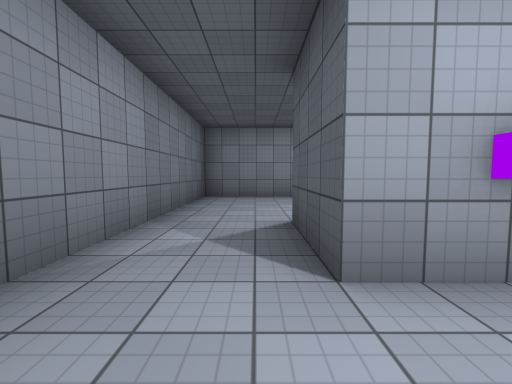
[1] (above)

24 first-person views from a walk through a scene from a Unity 3-D project. The camera is 1.3 m above the floor, tilts 4° down and sees 90° across. The floor is counted in squares, 2 m on a side. Each view is taken from the middle of a square. On the plan, view 1 faces up. The plan holds only what a view shows up to about 9 squares ahead; the rest is blank. The place goes on beyond the plan. The player is left out. Door leaves are left out, so doorways stand open. Surface patterns are stand-ins for the level's own textures.

[2]
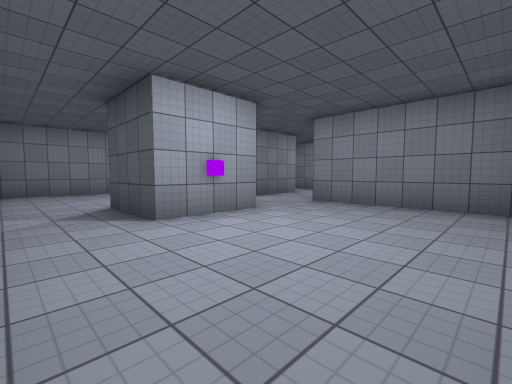

[3]
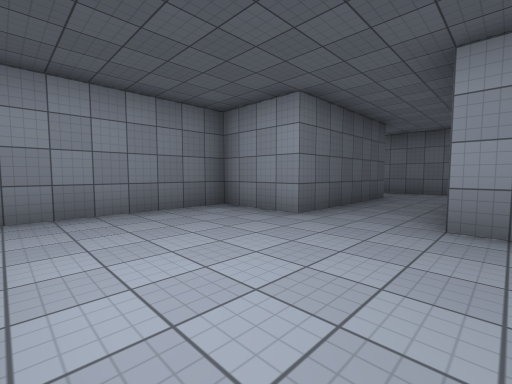

[4]
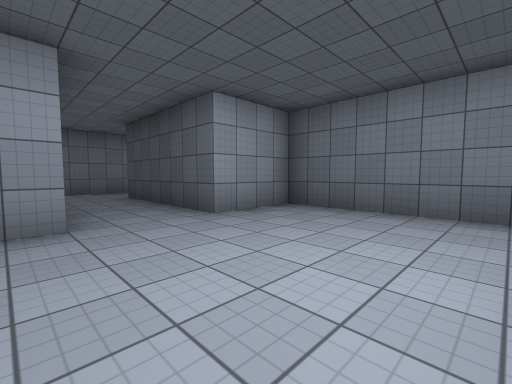

[5]
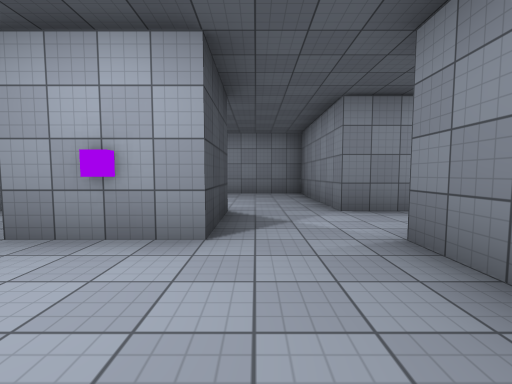

[6]
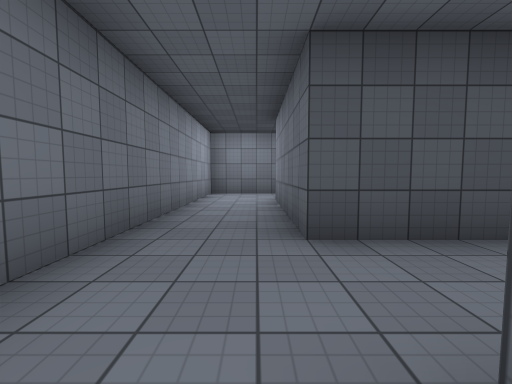

[7]
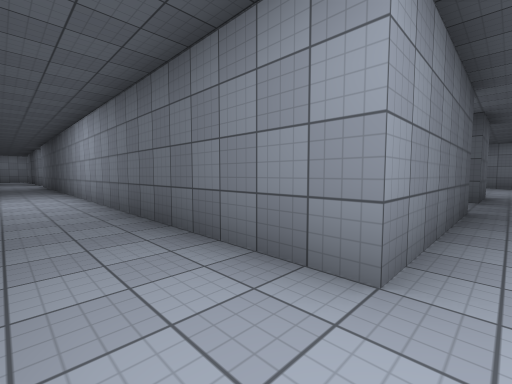

[8]
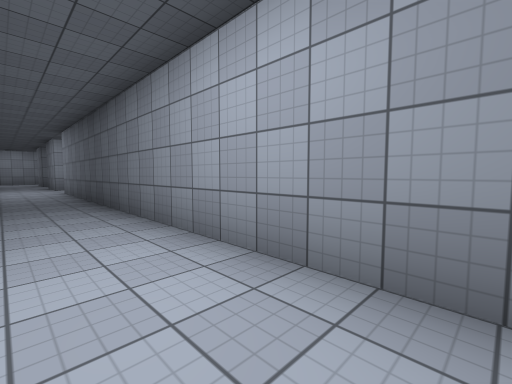

[9]
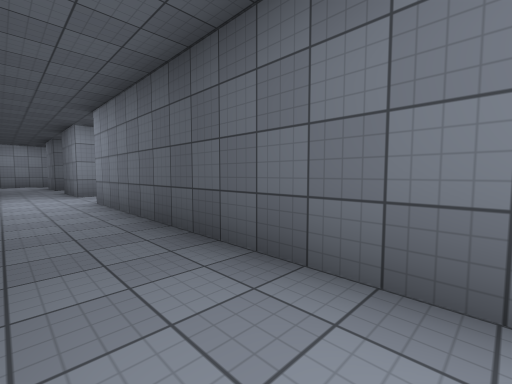

[10]
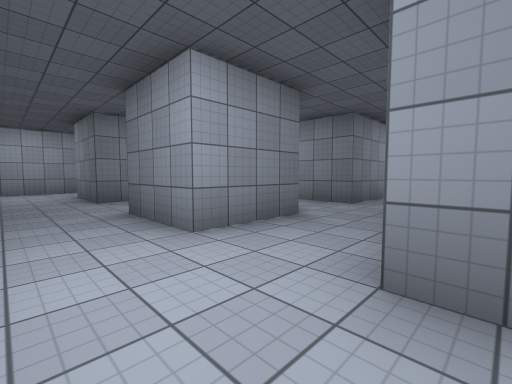

[11]
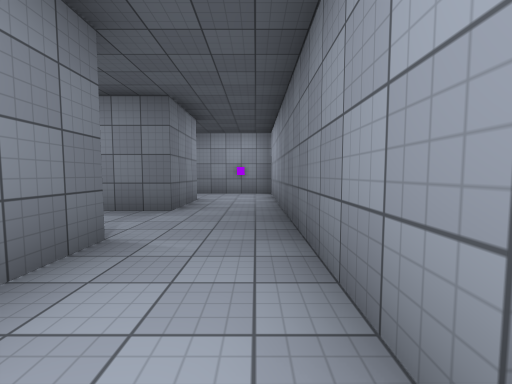

[12]
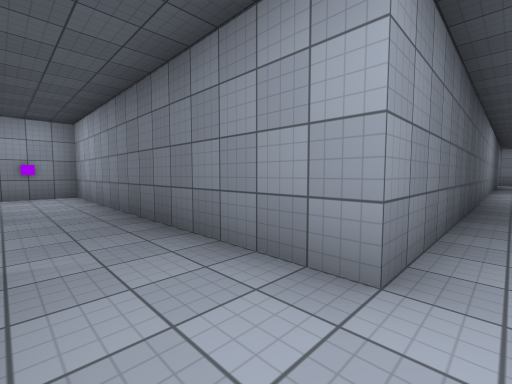

[13]
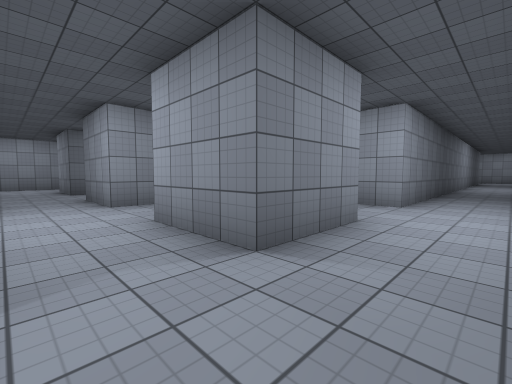

[14]
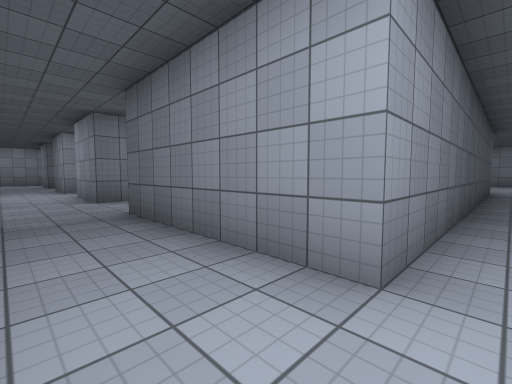

[15]
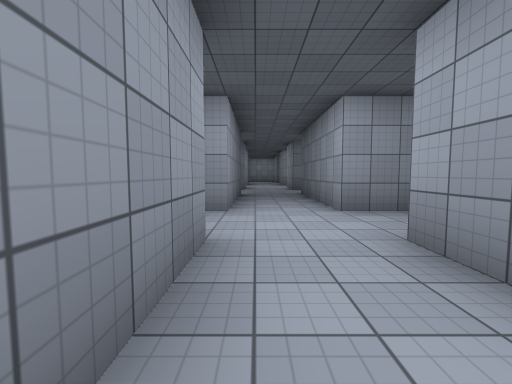

[16]
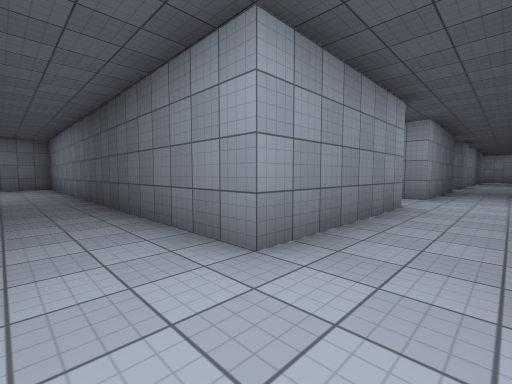

[17]
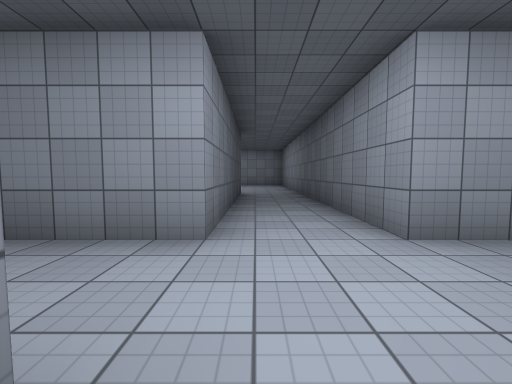

[18]
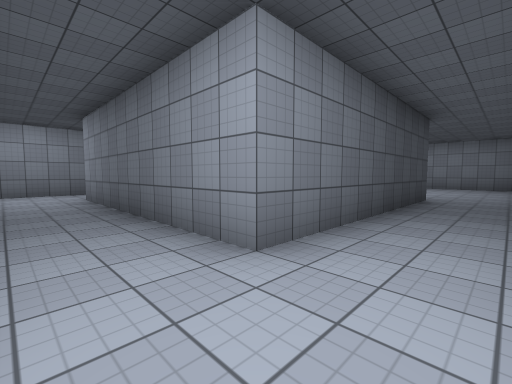

[19]
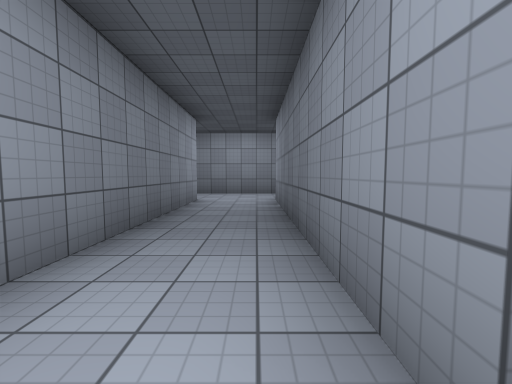

[20]
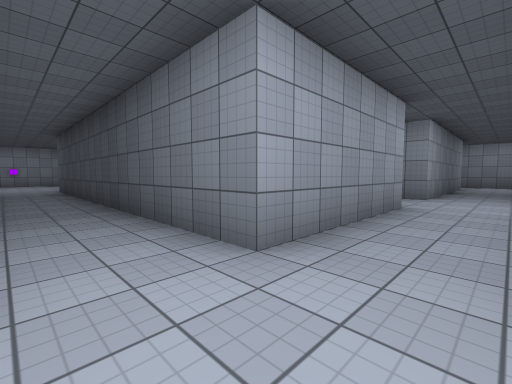

[21]
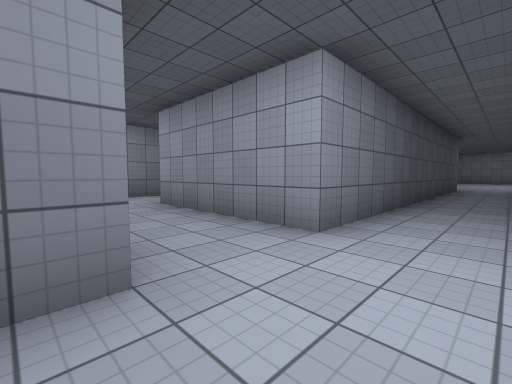

[22]
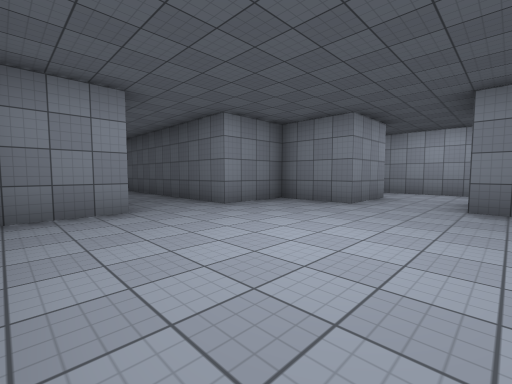

[23]
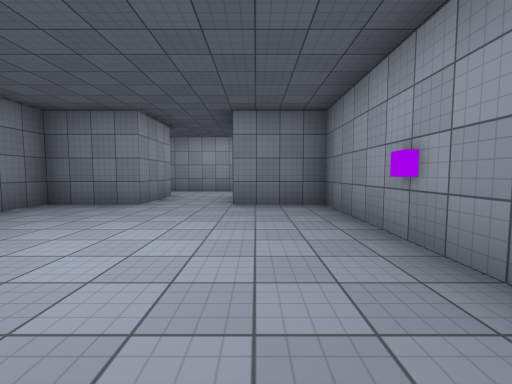

[24]
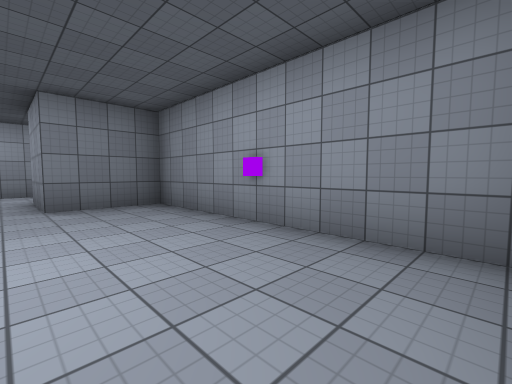

### Floor plan
Points are (right, up) in squares from view 1. A wall is a line through its corners. A room is listed if a view was taken in it or the views show most of it. See-through windows are left out.
Room 1 (views 1, 2, 3, 4, 5, 7, 8, 9, 10, 11, 12)
walls: (-1.5, 2.5) (-1.5, -2.5) (0.5, -2.5) (0.5, -6.5) (-3.5, -6.5) (-3.5, 9.5) (-1.5, 9.5); (2.5, 2.5) (2.5, 1.5) (0.5, 1.5) (0.5, 2.5); (-5.5, 1.5) (-7.5, 1.5); (-7.5, -0.5) (-5.5, -0.5); (2.5, -6.5) (2.5, -2.5) (4.5, -2.5) (4.5, 1.5); (5.5, 3.5) (4.5, 3.5) (4.5, 4.5); (-5.5, -6.2) (-5.5, -8.5) (3.2, -8.5); (-1.5, 11.5) (-3.5, 11.5) (-3.5, 13.5)
ways out: opening at (3.5, -7.5) to room 2; opening at (-6.5, 0.5) to room 3; opening at (-4.5, 12.5) to room 3; opening at (-0.5, 2) to room 5; opening at (3.7, 3) to room 5; opening at (-2.5, 10.5) to room 7
Room 2 (view 6)
walls: (4.5, -6.5) (2.5, -6.5)
ways out: opening at (3.5, -7.5) to room 1
Room 3 (views 13, 14, 20, 21, 22, 23, 24)
walls: (-11.4, 3.5) (-13.1, 3.5); (-11.5, 13.5) (-11.5, 3.8); (-7.5, 1.5) (-7.5, 3.5) (-9.5, 3.5) (-9.5, 13.5) (-5.5, 13.5); (-3.5, 13.5) (-1.5, 13.5); (-5.8, 15.5) (-9.5, 15.5) (-9.5, 16.1); (-2.8, 15.5) (-3.5, 15.5) (-3.5, 17.5); (-9.6, -2.5) (-7.5, -2.5) (-7.5, -0.5); (-13.1, -2.5) (-11.5, -2.5); (-11.5, 21.5) (-11.5, 15.5)
ways out: opening at (-6.5, 0.5) to room 1; opening at (-4.5, 12.5) to room 1; open door at (-12.5, 14.5) to room 4; opening at (-4.5, 16.5); opening at (-2.5, 14.5)
Room 4 (views 15, 16, 17, 18, 19)
walls: (-23.5, 13.5) (-17.5, 13.5) (-17.5, 12.9); (-15.5, 13.5) (-11.5, 13.5); (-25.5, 16) (-25.5, 13); (-11.5, 15.5) (-15.5, 15.5) (-15.5, 21.5); (-17.5, 21.5) (-17.5, 15.5) (-23.5, 15.5)
ways out: open door at (-12.5, 14.5) to room 3; opening at (-24.5, 12.5); opening at (-24.5, 16.5)
Room 5 (no view inside)
walls: (4.5, 4.5) (4.5, 7.5) (-1.5, 7.5) (-1.5, 2.5)
ways out: opening at (-0.5, 2) to room 1; opening at (3.7, 3) to room 1
Room 6 (no view inside)
walls: (2.5, 11.5) (0.5, 11.5); (0.5, 9.5) (4.5, 9.5) (4.5, 13.5)
ways out: opening at (1.5, 10.5) to room 7; opening at (3.5, 12.5)
Room 7 (no view inside)
walls: (0.5, 11.5) (0.5, 13.5); (-1.5, 9.5) (0.5, 9.5)
ways out: opening at (-2.5, 10.5) to room 1; opening at (1.5, 10.5) to room 6; opening at (-0.5, 12.5)

Where each view was taken, in squares from view 1:
view 1: 0 up, 0 right, facing up
view 2: 2 down, 1 left, facing up-right
view 3: 1 up, 0 right, facing down-right
view 4: 1 up, 3 right, facing down-left
view 5: 1 down, 3 right, facing up
view 6: 7 down, 3 right, facing left
view 7: 7 down, 5 left, facing up-right
view 8: 1 down, 5 left, facing up-right
view 9: 3 up, 5 left, facing up-right
view 10: 9 up, 5 left, facing up-right
view 11: 10 up, 4 left, facing right
view 12: 11 up, 4 left, facing down-right
view 13: 15 up, 5 left, facing down-right
view 14: 15 up, 10 left, facing down-right
view 15: 15 up, 14 left, facing right
view 16: 14 up, 17 left, facing up-right
view 17: 13 up, 17 left, facing up
view 18: 14 up, 16 left, facing up-left
view 19: 15 up, 17 left, facing left
view 20: 15 up, 10 left, facing down-left
view 21: 13 up, 10 left, facing up-left
view 22: 1 down, 13 left, facing up-right
view 23: 1 down, 13 left, facing right
view 24: 0 up, 13 left, facing down-right
